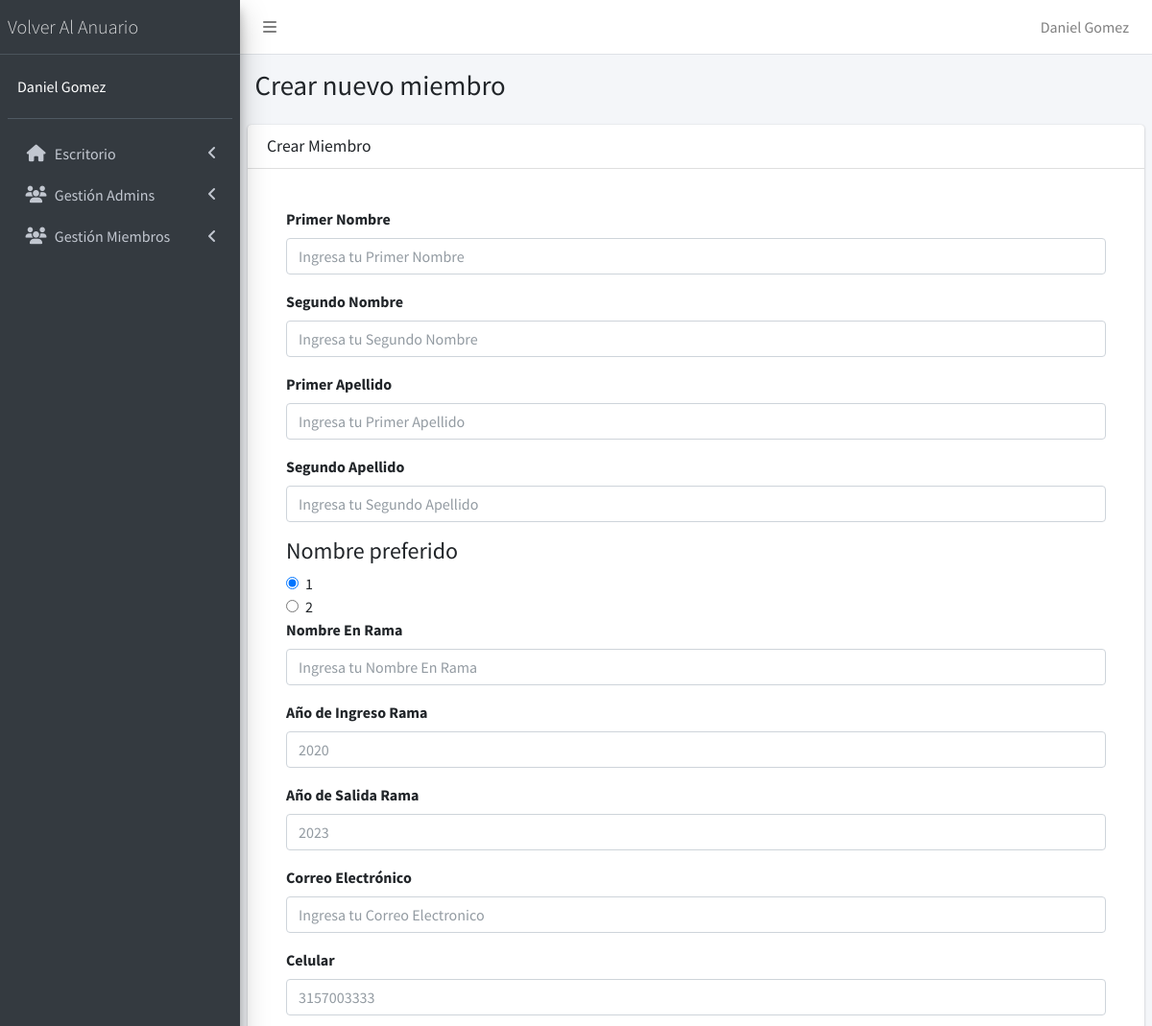
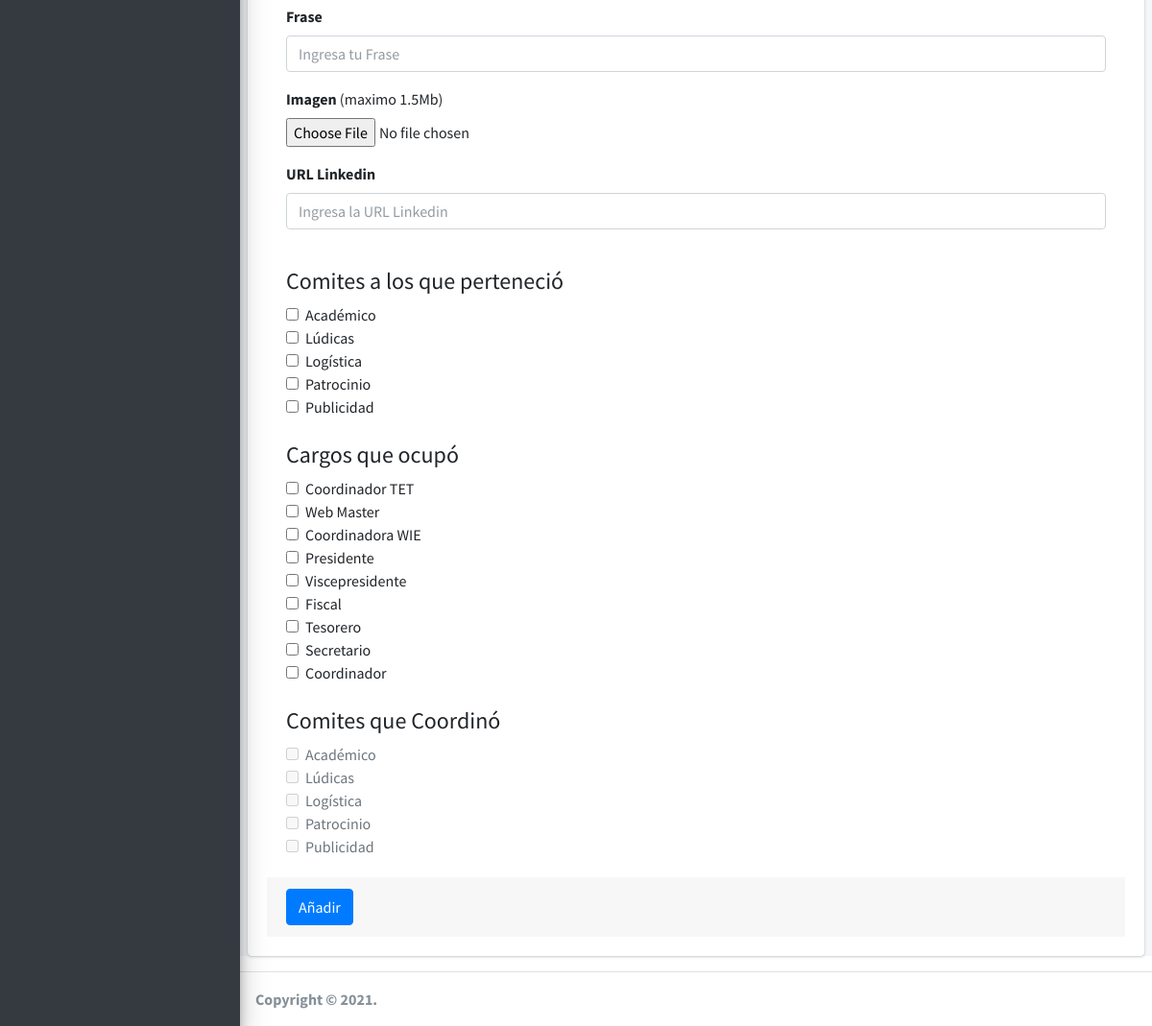
The app's page /admin/crear-miembro.php (signed in) with its own data (2 pictures, top to bottom).
### tables this page shows
CREATE TABLE `comites` (
  `id` int(11) NOT NULL,
  `comite` varchar(20) NOT NULL
);

CREATE TABLE `cargos` (
  `id` int(11) NOT NULL,
  `cargo` varchar(20) NOT NULL
);

### admin/funciones/quitar_tildes.php (called while the page is built)
<?php
function quitar_tildes($cadena) {
$no_permitidas= array ("á","é","í","ó","ú","Á","É","Í","Ó","Ú","ñ","À","Ã","Ì","Ò","Ù","Ã™","Ã ","Ã¨","Ã¬","Ã²","Ã¹","ç","Ç","Ã¢","ê","Ã®","Ã´","Ã»","Ã‚","ÃŠ","ÃŽ","Ã”","Ã›","ü","Ã¶","Ã–","Ã¯","Ã¤","«","Ò","Ã","Ã„","Ã‹");
$permitidas= array ("a","e","i","o","u","A","E","I","O","U","n","N","A","E","I","O","U","a","e","i","o","u","c","C","a","e","i","o","u","A","E","I","O","U","u","o","O","i","a","e","U","I","A","E");
$texto = str_replace($no_permitidas, $permitidas ,$cadena);
return $texto;
}
?>

### admin/crear-miembro.php (the view, shortened to what this page needs)
<?php
include_once '../connection/db_connection.php';
include_once 'templates/header.php';
include_once 'templates/barra.php';
include_once 'templates/navegacion.php';
include_once 'funciones/quitar_tildes.php'
?>
<div class="content-wrapper">
  <section class="content-header">
    <div class="container-fluid">
      <div class="row mb-2">
        <div class="col-sm-6">
          <h1>Crear nuevo miembro</h1>
        </div>
      </div>
    </div>
  </section>
  <section class="content">
    <div class="card">
      <div class="card-header">
        <h3 class="card-title">Crear Miembro</h3>
      </div>
      <div class="card-body">
        <?php
        $conn = mysqli_connect($host, $user, $pw, $db);
        $sql1 = "SELECT * FROM comites";
        $array_comites = $conn->query($sql1);
        $sql3 = "SELECT * FROM cargos";
        $array_cargos = $conn->query($sql3);
        ?>
        <form role="form" enctype="multipart/form-data" name="crear-registro-miembro" id="crear-registro-miembro" method="post" action="modelo-miembro.php">
          <div class="card-body">
            <div class="form-group">
              <label for="primerNombre">Primer Nombre</label>
              <input type="text" class="form-control" id="primerNombre" name="primerNombre" placeholder="Ingresa tu Primer Nombre" required>
            </div>
            <div class="form-group">
              <label for="segundoNombre">Segundo Nombre</label>
              <input type="text" class="form-control" id="segundoNombre" name="segundoNombre" placeholder="Ingresa tu Segundo Nombre">
            </div>
            <div class="form-group">
              <label for="primerApellido">Primer Apellido</label>
              <input type="text" class="form-control" id="primerApellido" name="primerApellido" placeholder="Ingresa tu Primer Apellido" required>
            </div>
            <div class="form-group">
              <label for="segundoApellido">Segundo Apellido</label>
              <input type="text" class="form-control" id="segundoApellido" name="segundoApellido" placeholder="Ingresa tu Segundo Apellido">
            </div>
            <h4>Nombre preferido</h4>
            <div class="form-check">
                <input type="radio" class="form-check-input" id="nombrePreferido" value=1 name="nombrePreferido" checked>
                <label for="nombrePreferido1" class="form-check-label">1</label>
            </div>
            <div class="form-check">
                <input type="radio" class="form-check-input" id="nombrePreferido" value=2 name="nombrePreferido">
                <label for="nombrePreferido2" class="form-check-label">2</label>
            </div>
            <div class="form-group">
                <label for="nombreEnRama">Nombre En Rama</label>
                <input type="text" class="form-control" id="nombreEnRama" name="nombreEnRama" placeholder="Ingresa tu Nombre En Rama" required>
            </div>
            <div class="form-group">
                <label for="anioIngresoRama">Año de Ingreso Rama</label>
                <input type="number" class="form-control" id="anioIngresoRama" name="anioIngresoRama" min="1985" max="<?php echo date("Y");?>" placeholder="2020" required>
            </div>
            <div class="form-group">
                <label for="anioSalidaRama">Año de Salida Rama</label>
                <input type="number" class="form-control" id="anioSalidaRama" name="anioSalidaRama" min="1985" max="<?php echo date("Y")+2;?>" placeholder="<?php echo date("Y")+2;?>" required>
            </div>
            <div class="form-group">
                <label for="correo">Correo Electrónico</label>
                <input type="email" class="form-control" id="correo" name="correo" placeholder="Ingresa tu Correo Electronico">
            </div>
            <div class="form-group">
                <label for="celular">Celular</label>
                <input type="number" class="form-control" id="celular" name="celular" placeholder="3157003333">
            </div>
            <div class="form-group">
                <label for="frase">Frase</label>
                <input type="text" class="form-control" id="frase" name="frase" placeholder="Ingresa tu Frase">
            </div>
            <div class="form-group">
                <label for="imagen-miembro">Imagen <span style="font-weight: lighter;">(maximo 1.5Mb)</span></label>
                <div class="input-group">
                    <input type="file" id="imagen-miembro" name="imagen-miembro" accept="image/png, image/jpeg, image/jpg" required>
                </div>
            </div>
            <div class="form-group">
                <label for="urlLinkedin">URL Linkedin</label>
                <input type="text" class="form-control" id="urlLinkedin" name="urlLinkedin" placeholder="Ingresa la URL Linkedin">
            </div>
            <br>
            <h4>Comites a los que perteneció</h4>
            <?php
            foreach($array_comites as $comite){
              $comite_format=strtolower(quitar_tildes($comite['comite']));
              ?>
              <div class="form-check">
              <input type="checkbox" class="form-check-input" id="<?php echo $comite_format;?>" name="<?php echo $comite_format;?>" value="<?php echo $comite_format;?>">
              <label for="<?php echo $comite_format;?>" class="form-check-label"><?php echo $comite['comite'];?></label>
              </div>
              <?php
            }
            ?>
            <br>
            <h4>Cargos que ocupó</h4>
            <?php
            foreach($array_cargos as $cargo){
              if($cargo['id'] != 10){
                  $cargo_format=lcfirst(str_replace(' ','', quitar_tildes($cargo['cargo'])));
              ?>
                <div class="form-check">
                    <input type="checkbox" class="form-check-input" id="<?php echo $cargo_format;?>" name="<?php echo $cargo_format;?>" value="<?php echo $cargo_format;?>">
                    <label for="<?php echo $cargo_format;?>" class="form-check-label"><?php echo $cargo['cargo']?></label>
                </div>
              <?php
              }
            }
            ?>
            <br>
            <h4>Comites que Coordinó</h4>
            <?php
            foreach($array_comites as $comite){
              $comite_format=strtolower(quitar_tildes($comite['comite']));
              ?>
              <div class="form-check">
                <input type="checkbox" class="form-check-input" id="<?php echo 'coord_'.$comite_format;?>" name="<?php echo 'coord_'.$comite_format;?>" value="<?php echo 'coord'.$comite_format;?>"disabled>
                <label for="<?php echo 'coord_'.$comite_format;?>" class="form-check-label"><?php echo $comite['comite'];?></label>
              </div>
              <?php
            }
            ?>
          </div>
          <div class="card-footer">
            <button type="submit" class="btn btn-primary">Añadir</button>
          </div>
        </form>
      </div>
    </div>
  </section>
</div>
<?php
include_once 'templates/footer.php';
?>

### records on screen
comites: comite "Académico"
comites: comite "Lúdicas"
comites: comite "Logística"
comites: comite "Patrocinio"
comites: comite "Publicidad"
cargos: cargo "Coordinador TET"
cargos: cargo "Web Master"
cargos: cargo "Coordinadora WIE"
cargos: cargo "Presidente"
cargos: cargo "Viscepresidente"
cargos: cargo "Fiscal"
cargos: cargo "Tesorero"
cargos: cargo "Secretario"
cargos: cargo "Coordinador"

### other values on screen
$_SESSION['nombre'] "Daniel Gomez"
